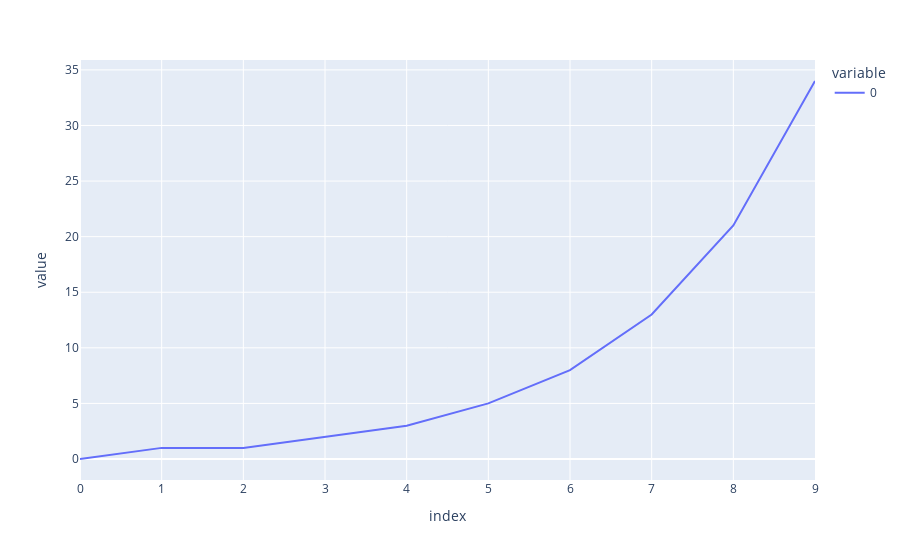

The notebook cell saved with this chart:
### Code cell
px.line(data)

### Figure 1 — Plotly figure (JSON) as saved in the notebook; plotly's stock layout.template omitted (floating-point values rounded to 4 significant figures)
{"data": [{"hovertemplate": "variable=0<br>index=%{x}<br>value=%{y}<extra></extra>", "legendgroup": "0", "line": {"color": "#636efa", "dash": "solid"}, "marker": {"symbol": "circle"}, "mode": "lines", "name": "0", "orientation": "v", "showlegend": true, "type": "scatter", "x": [0, 1, 2, 3, 4, 5, 6, 7, 8, 9], "xaxis": "x", "y": [0, 1, 1, 2, 3, 5, 8, 13, 21, 34], "yaxis": "y"}], "layout": {"legend": {"title": {"text": "variable"}, "tracegroupgap": 0}, "margin": {"t": 60}, "xaxis": {"anchor": "y", "domain": [0, 1], "title": {"text": "index"}}, "yaxis": {"anchor": "x", "domain": [0, 1], "title": {"text": "value"}}}}
